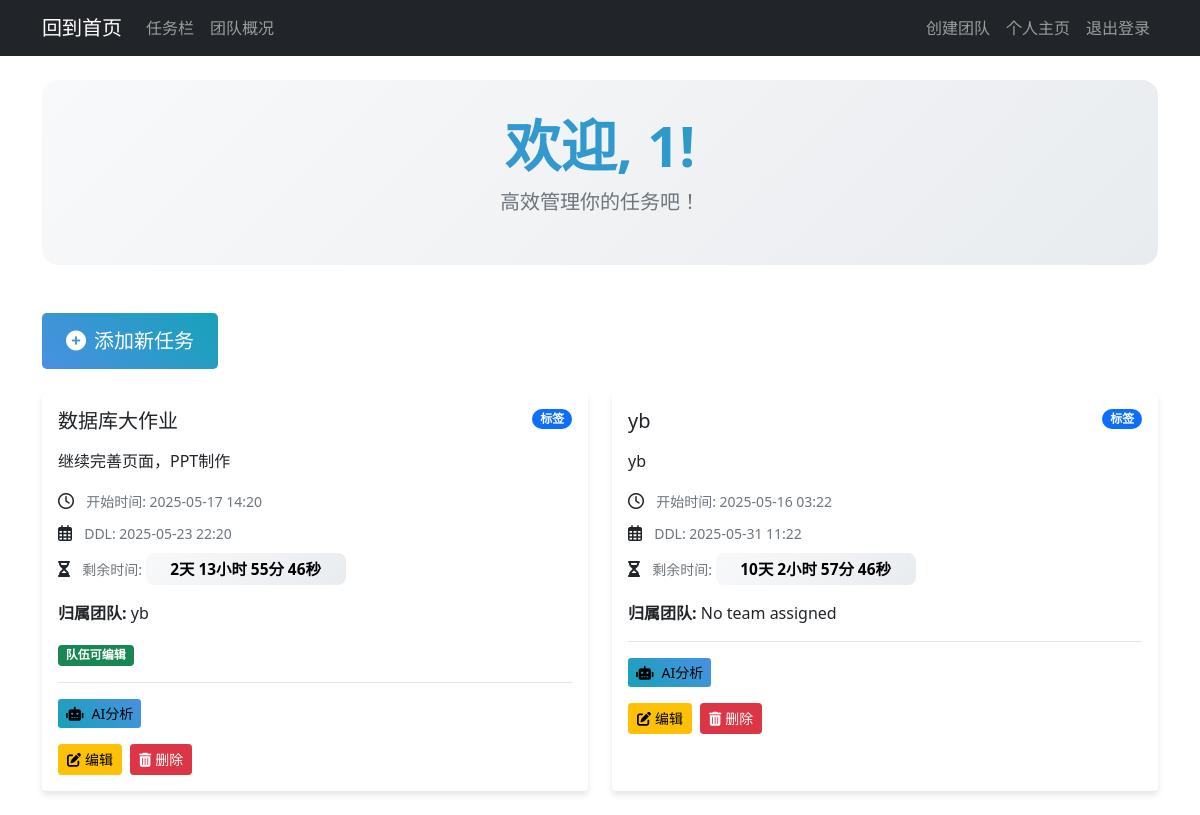
The page /dashboard (signed in) on the database its author committed.
### app.py (models this page shows, shortened)
class User(db.Model):
    id = db.Column(db.Integer, primary_key=True)
    username = db.Column(db.String(20), unique=True, nullable=False)
    email = db.Column(db.String(120), unique=True, nullable=False)
    password = db.Column(db.String(60), nullable=False)
    profile_picture = db.Column(db.String(20), nullable=True)  # Changed to nullable
    bio = db.Column(db.Text, nullable=True)
    created_at = db.Column(db.DateTime, nullable=True)  # Changed to nullable
    data = db.relationship('UserData',back_populates='user')
    is_admin = db.Column(db.Boolean, default=False)

class UserData(db.Model):
    id = db.Column(db.Integer, primary_key=True)
    title = db.Column(db.String(100), nullable=False)
    content = db.Column(db.Text, nullable=False)
    created_at = db.Column(db.DateTime, nullable=False, default=datetime.utcnow)
    deadline = db.Column(db.DateTime, nullable=True)  # New field
    ai_analysis = db.Column(db.Text, nullable=True)   # New field
    updated_at = db.Column(db.DateTime, nullable=False, default=datetime.utcnow, onupdate=datetime.utcnow)
    user_id = db.Column(db.Integer, db.ForeignKey('user.id'), nullable=False)
    user = db.relationship('User',back_populates='data')
    team_id = db.Column(db.Integer, db.ForeignKey('team.id'), nullable=True)  # 关联团队
    team = db.relationship('Team', backref='tasks')
    team_editable = db.Column(db.Boolean, default=False)

class Team(db.Model):
    id = db.Column(db.Integer, primary_key=True)
    name = db.Column(db.String(100), nullable=False)
    description = db.Column(db.Text, nullable=True)
    members = db.relationship('User', secondary='team_members', backref='teams')

### app.py (the view)
@app.route('/dashboard')
@login_required
def dashboard():
    user = User.query.get_or_404(session['user_id'])
    teams = user.teams
    tasks = user_data = UserData.query.filter(
        or_(
            UserData.user_id == user.id,
            and_(
                UserData.team_id.in_([team.id for team in user.teams])
            )
        )
    ).order_by(UserData.created_at.desc()).all()
    return render_template('dashboard.html', user=user, user_data=tasks)

### app.py (called while the page is built)
def login_required(f):
    @wraps(f)
    def decorated_function(*args, **kwargs):
        if 'user_id' not in session:
            flash('Please log in to access this page.', 'warning')
            return redirect(url_for('login'))
        return f(*args, **kwargs)
    return decorated_function

### templates/dashboard.html (shortened to what this page needs)
{% extends "base.html" %}
{% block content %}
<div class="container mt-4">
    <div class="welcome-section text-center mb-5">
        <h1 class="display-4 fw-bold text-gradient">欢迎, {{ user.username }}!</h1>
        <p class="lead text-muted">高效管理你的任务吧！</p>
    </div>
    <div class="row mb-4">
        <div class="col">
            <a href="{{ url_for('add_data') }}" class="btn btn-primary btn-lg add-task-btn">
                <i class="fas fa-plus-circle me-2"></i>添加新任务
            </a>
        </div>
    </div>
    <div class="row">
        {% for data in user_data %}
        <div class="col-md-6 mb-4">
            <div class="card task-card h-100">
                <div class="card-body">
                    <div class="d-flex justify-content-between align-items-start mb-3">
                        <h5 class="card-title mb-0">{{ data.title }}</h5>
                        <span class="badge bg-primary rounded-pill">标签</span>
                    </div>
                    <p class="card-text">{{ data.content }}</p>
                    <div class="task-meta mb-3">
                        <p class="card-text mb-2">
                            <i class="far fa-clock me-2"></i>
                            <small class="text-muted">开始时间: {{ data.created_at.strftime('%Y-%m-%d %H:%M') }}</small>
                        </p>
                        {% if data.deadline %}
                        <p class="card-text mb-2">
                            <i class="far fa-calendar-alt me-2"></i>
                            <small class="text-muted">DDL: {{ data.deadline.strftime('%Y-%m-%d %H:%M') }}</small>
                        </p>
                        <p class="card-text">
                            <i class="fas fa-hourglass-half me-2"></i>
                            <small class="text-muted">剩余时间: <span class="countdown" data-deadline="{{ data.deadline.strftime('%Y-%m-%d %H:%M:%S') }}">Loading...</span></small>
                        </p>
                        {% endif %}
                    </div>
                    <p><strong>归属团队:</strong> {{ data.team.name if data.team else 'No team assigned' }}</p>
                    <p>
                        {% if data.team_editable %}
                            <span class="badge bg-success">队伍可编辑</span>
                        {% endif %}
                    </p>
                    <div class="ai-analysis-section mt-3">
                        <button class="btn btn-info btn-sm analyze-btn" data-task-id="{{ data.id }}">
                            <i class="fas fa-robot me-2"></i>AI分析
                        </button>
                    </div>
                    <div class="task-actions mt-3">
                        <a href="{{ url_for('edit_data', data_id=data.id) }}" class="btn btn-warning btn-sm">
                            <i class="fas fa-edit me-1"></i>编辑
                        </a>
                        <a href="{{ url_for('delete_data', data_id=data.id) }}" class="btn btn-danger btn-sm" onclick="return confirm('Are you sure you want to delete this task?')">
                            <i class="fas fa-trash-alt me-1"></i>删除
                        </a>
                    </div>
                </div>
            </div>
        </div>
        {% endfor %}
    </div>
</div>
{% endblock %}

### templates/dashboard.html (style rules this page uses)
:root { --primary-color: #4a90e2; --secondary-color: #6c757d; --success-color: #28a745; --danger-color: #dc3545; --warning-color: #ffc107; --info-color: #17a2b8; --light-color: #f8f9fa; --dark-color: #343a40; }
.welcome-section { padding: 2rem 0; background: linear-gradient(135deg, #f8f9fa 0%, #e9ecef 100%); border-radius: 1rem; margin-bottom: 2rem; }
.text-gradient { background: linear-gradient(45deg, var(--primary-color), var(--info-color)); -webkit-background-clip: text; -webkit-text-fill-color: transparent; }
.task-card { transition: transform 0.3s ease, box-shadow 0.3s ease; border: none; box-shadow: 0 4px 6px rgba(0, 0, 0, 0.1); }
.add-task-btn { background: linear-gradient(45deg, var(--primary-color), var(--info-color)); border: none; padding: 0.8rem 1.5rem; transition: transform 0.2s ease; }
.analyze-btn { background: linear-gradient(45deg, var(--info-color), var(--primary-color)); border: none; transition: all 0.3s ease; }
.ai-analysis-section { border-top: 1px solid rgba(0, 0, 0, 0.1); padding-top: 1rem; }
.countdown { font-weight: bold; font-size: 1.1em; padding: 0.3rem 0.6rem; border-radius: 0.5rem; background: linear-gradient(135deg, #f8f9fa 0%, #e9ecef 100%); display: inline-block; min-width: 200px; text-align: center; }
.task-actions { display: flex; gap: 0.5rem; }
.task-actions .btn { transition: all 0.3s ease; }

### rows shown on the page
User: username "1"
UserData: title "数据库大作业", content "继续完善页面，PPT制作", created_at "2025-05-17 14:20", deadline "2025-05-23 22:20", team "yb", team_editable "队伍可编辑"
UserData: title "yb", content "yb", created_at "2025-05-16 03:22", deadline "2025-05-31 11:22", team "No team assigned"
